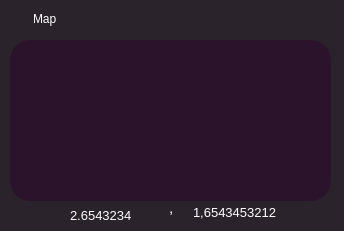
   <widget class="QWidget" name="widget_8" native="true">
    <property name="geometry">
     <rect>
      <x>30</x>
      <y>420</y>
      <width>344</width>
      <height>231</height>
     </rect>
    </property>
    <property name="styleSheet">
     <string notr="true">border-color: rgb(255, 200, 255);
border-color: rgb(255, 255, 255);
border-radius: 20px;
padding: 10px;
padding-top: 15px;
background-color:rgb(43, 35, 43);</string>
    </property>
    <widget class="QWidget" name="widget_9" native="true">
     <property name="geometry">
      <rect>
       <x>10</x>
       <y>40</y>
       <width>321</width>
       <height>161</height>
      </rect>
     </property>
     <property name="styleSheet">
      <string notr="true">border-color: rgb(255, 255, 255);
image: url(:/newPrefix/image1-copy.jpg);
border-color: rgb(255, 255, 255);
border-radius: 20px;
padding: 10px;
padding-top: 15px;
background-color:rgb(43, 20, 43);</string>
     </property>
    </widget>
    <widget class="QLabel" name="label_21">
     <property name="geometry">
      <rect>
       <x>20</x>
       <y>-10</y>
       <width>91</width>
       <height>51</height>
      </rect>
     </property>
     <property name="styleSheet">
      <string notr="true">font: 12pt &quot;Roboto&quot; ;
border-color: rgb(255, 255, 255);
border-color: rgb(255, 255, 255);
border-radius: 30px;
padding-bottom: 5px;
padding-top: 15px;
margin-bottom: 2px;
</string>
     </property>
     <property name="text">
      <string>&lt;html&gt;&lt;head/&gt;&lt;body&gt;&lt;p&gt;&lt;span style=&quot; color:#ffffff;&quot;&gt;Map&lt;/span&gt;&lt;/p&gt;&lt;/body&gt;&lt;/html&gt;</string>
     </property>
    </widget>
    <widget class="QLabel" name="label_103">
     <property name="geometry">
      <rect>
       <x>70</x>
       <y>180</y>
       <width>91</width>
       <height>71</height>
      </rect>
     </property>
     <property name="styleSheet">
      <string notr="true">border-radius:0px;
padding: 0px;
padding-top: 0px;
background-color:rgb(43, 35, 43);</string>
     </property>
     <property name="text">
      <string>&lt;html&gt;&lt;head/&gt;&lt;body&gt;&lt;p&gt;&lt;span style=&quot; font-size:10pt; color:#ffffff;&quot;&gt;2.6543234&lt;/span&gt;&lt;/p&gt;&lt;/body&gt;&lt;/html&gt;</string>
     </property>
    </widget>
    <widget class="QLabel" name="label_104">
     <property name="geometry">
      <rect>
       <x>156</x>
       <y>180</y>
       <width>41</width>
       <height>51</height>
      </rect>
     </property>
     <property name="text">
      <string>&lt;html&gt;&lt;head/&gt;&lt;body&gt;&lt;p&gt;&lt;span style=&quot; font-size:11pt; color:#ffffff;&quot;&gt;,&lt;/span&gt;&lt;/p&gt;&lt;/body&gt;&lt;/html&gt;</string>
     </property>
    </widget>
    <widget class="QLabel" name="label_105">
     <property name="geometry">
      <rect>
       <x>180</x>
       <y>170</y>
       <width>111</width>
       <height>81</height>
      </rect>
     </property>
     <property name="styleSheet">
      <string notr="true">margin-left:0px;</string>
     </property>
     <property name="text">
      <string>&lt;html&gt;&lt;head/&gt;&lt;body&gt;&lt;p&gt;&lt;span style=&quot; font-size:10pt; color:#ffffff;&quot;&gt;1,6543453212&lt;/span&gt;&lt;/p&gt;&lt;/body&gt;&lt;/html&gt;</string>
     </property>
    </widget>
    <zorder>label_21</zorder>
    <zorder>label_103</zorder>
    <zorder>label_104</zorder>
    <zorder>label_105</zorder>
    <zorder>widget_9</zorder>
   </widget>
